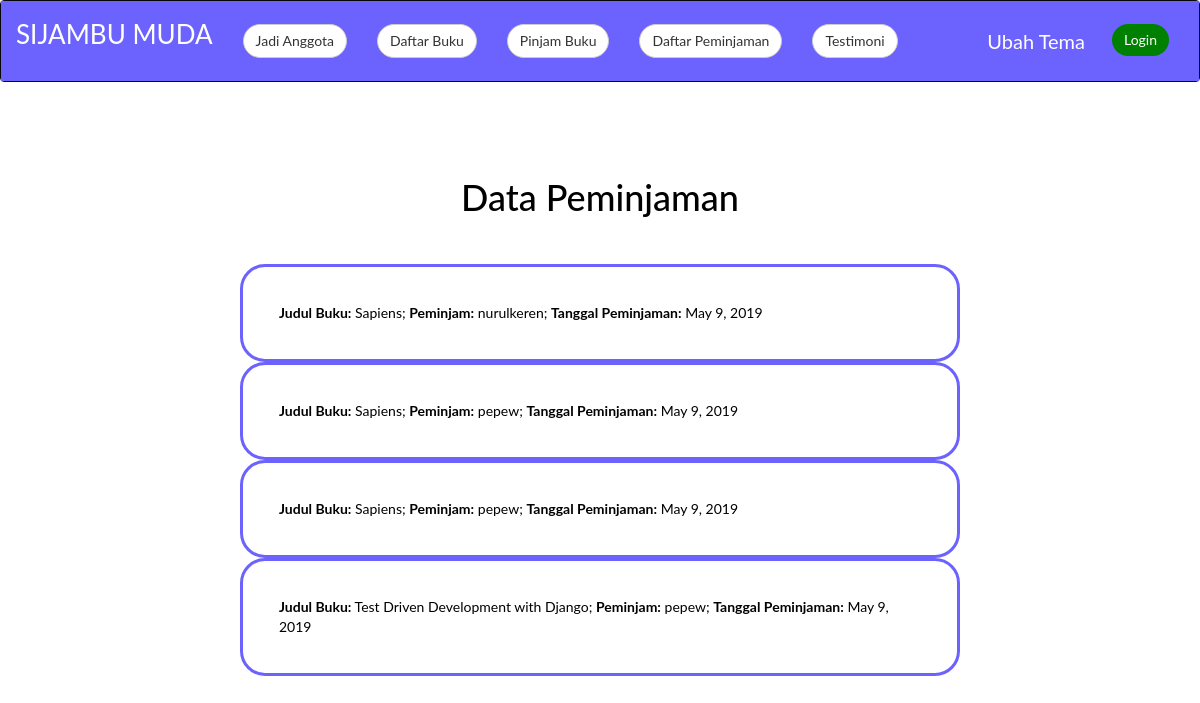
/datapeminjaman/, run on the app's committed database.
### shafiya_pinjam/models.py (models this page shows)
class PinjamModel(models.Model):
    username = models.CharField(max_length=20)
    email = models.EmailField(max_length=50, null=True, blank=True)
    nomor_buku = models.IntegerField()
    tanggal_pinjam = models.DateField(auto_now_add=True, blank=True)
    nama_peminjam = models.CharField(max_length=100)
    buku_dipinjam = models.CharField(max_length=100)

### data_peminjaman/views.py (the view)
# urls.py: path('', datapeminjaman, name = "datapeminjaman"),
def datapeminjaman(request):
	datapeminjaman_context = {"datapeminjaman": PinjamModel.objects.all().values()[::-1]}
	return render(request, "datapeminjaman.html", datapeminjaman_context)

### data_peminjaman/templates/datapeminjaman.html (shortened to what this page needs)
{% extends 'base.html' %} {% block content %}
{% load static %}
<section>
  <h1
    class="title-center"
    style="margin-left: 20%; margin-right: 20%; margin-top:5%;padding: 3%;"
  >
    Data Peminjaman
  </h1>
</section>
{% for peminjaman in datapeminjaman %}
<div class="data-border">
  <b>Judul Buku:</b> {{ peminjaman.buku_dipinjam }}; <b>Peminjam:</b>
  {{ peminjaman.username }}; <b>Tanggal Peminjaman:</b>
  {{ peminjaman.tanggal_pinjam }}
</div>
{% endfor %} {% endblock %}

### static/css/style.css (style rules this page uses)
* { font-family: 'Lato', sans-serif; color: #000000; }
.title-center { text-align: center; }
.data-border { border: #6C63FF 3px solid; margin-left: 20%; margin-right: 20%; padding: 3%; border-radius: 25px; }

### data on the page
PinjamModel: buku_dipinjam "Sapiens", username "nurulkeren", tanggal_pinjam "May 9, 2019"
PinjamModel: buku_dipinjam "Sapiens", username "pepew", tanggal_pinjam "May 9, 2019"
PinjamModel: buku_dipinjam "Sapiens", username "pepew", tanggal_pinjam "May 9, 2019"
PinjamModel: buku_dipinjam "Test Driven Development with Django", username "pepew", tanggal_pinjam "May 9, 2019"
